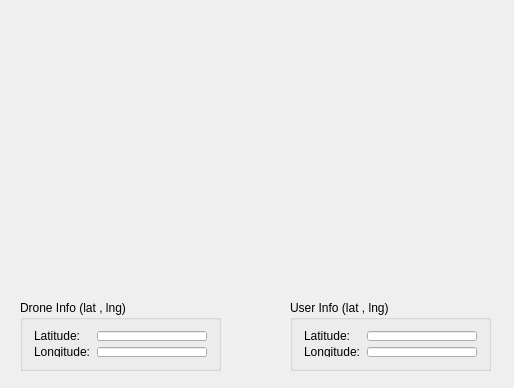
<?xml version="1.0" encoding="UTF-8"?>
<ui version="4.0">
 <class>MapWindow</class>
 <widget class="QMainWindow" name="MapWindow">
  <property name="geometry">
   <rect>
    <x>0</x>
    <y>0</y>
    <width>514</width>
    <height>388</height>
   </rect>
  </property>
  <property name="windowTitle">
   <string>MainWindow</string>
  </property>
  <widget class="QWidget" name="centralWidget">
   <widget class="QGroupBox" name="groupBox_2">
    <property name="geometry">
     <rect>
      <x>290</x>
      <y>300</y>
      <width>201</width>
      <height>71</height>
     </rect>
    </property>
    <property name="title">
     <string>User Info (lat , lng)</string>
    </property>
    <layout class="QGridLayout" name="gridLayout_2">
     <item row="0" column="0">
      <widget class="QLabel" name="label_3">
       <property name="text">
        <string>Latitude:</string>
       </property>
      </widget>
     </item>
     <item row="0" column="1">
      <widget class="QLineEdit" name="leLat02"/>
     </item>
     <item row="1" column="0">
      <widget class="QLabel" name="label_4">
       <property name="text">
        <string>Longitude:</string>
       </property>
      </widget>
     </item>
     <item row="1" column="1">
      <widget class="QLineEdit" name="leLng02"/>
     </item>
    </layout>
   </widget>
   <widget class="QGroupBox" name="groupBox_3">
    <property name="geometry">
     <rect>
      <x>20</x>
      <y>300</y>
      <width>201</width>
      <height>71</height>
     </rect>
    </property>
    <property name="title">
     <string>Drone Info (lat , lng)</string>
    </property>
    <layout class="QGridLayout" name="gridLayout_3">
     <item row="0" column="0">
      <widget class="QLabel" name="label_5">
       <property name="text">
        <string>Latitude:</string>
       </property>
      </widget>
     </item>
     <item row="0" column="1">
      <widget class="QLineEdit" name="leLat01"/>
     </item>
     <item row="1" column="0">
      <widget class="QLabel" name="label_6">
       <property name="text">
        <string>Longitude:</string>
       </property>
      </widget>
     </item>
     <item row="1" column="1">
      <widget class="QLineEdit" name="leLng01"/>
     </item>
    </layout>
   </widget>
  </widget>
 </widget>
 <layoutdefault spacing="6" margin="11"/>
 <resources/>
 <connections/>
</ui>
